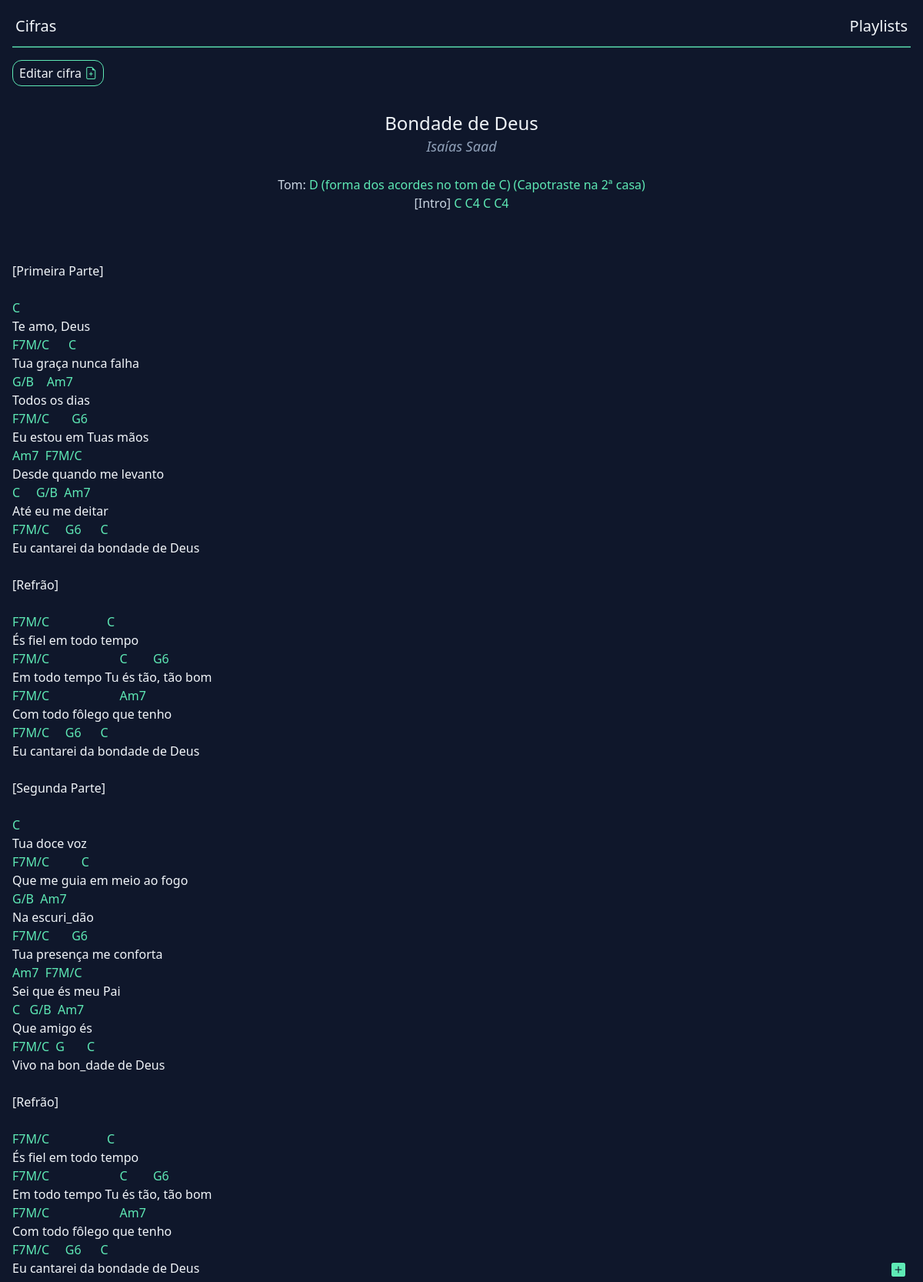
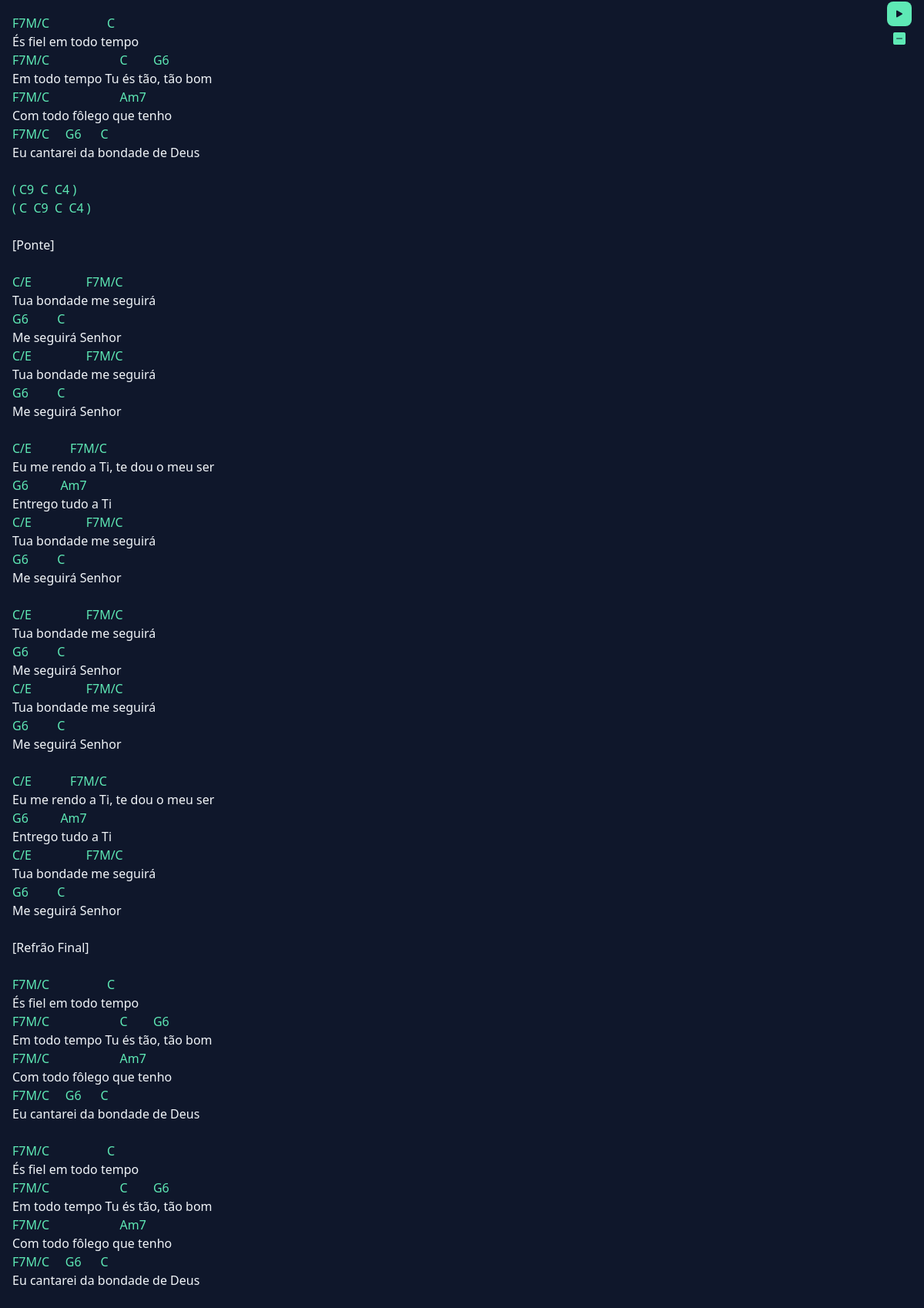
Screenshot of /chord?id=4 with the database file from the repository (2 pictures, top to bottom).
### tables this page shows
CREATE TABLE "chords"(
	id integer primary key,
  "chord_name" varchar(255),
  "artist" varchar(255),
  "tone" varchar(1),
  intro varchar(10),
  "chord" text
);

### helpers.php (called while the page is built, shortened)
<?php
function view($view, $data = [])
{
    require "views/template/app.php";
}

### controllers/chord.controller.php (called while the page is built)
<?php
$id = $_REQUEST['id'];
$chord = $database
    ->query(
        "select * from chords where id = :id",
        Chord::class,
        ['id' => $id]
    )
    ->fetch();
view('chord', ['chord' => $chord]);

### routes.php (called while the page is built, shortened)
<?php
$controller = str_replace('/', '', parse_url($_SERVER['REQUEST_URI'])['path']);
require "controllers/{$controller}.controller.php";

### index.php (called while the page is built, shortened)
<?php
require "database.php";
require "helpers.php";
require "routes.php";

### database.php (called while the page is built, shortened)
<?php
class Database
{
    private $db;
    public function __construct()
    {
        $this->db = new PDO("sqlite:database.sqlite");
    }
    public function query(string $query, $class = null, array $params = [])
    {
        $prepare = $this->db->prepare($query);
        if ($class) {
            $prepare->setFetchMode(PDO::FETCH_CLASS, $class);
        }
        $prepare->execute($params);
        return $prepare;
    }
}
$database = new Database();

### views/chord.view.php (the view)
<div class="flex ml-4">
    <div class="group flex mt-4">
        <a
            href="/update-chord?id=<?= $chord->id ?>"
            class="border-1 border-emerald-300 group-active:border-cyan-300 px-2 py-1 rounded-xl">
            Editar cifra
            <i class="bi bi-file-earmark-plus text-emerald-300 group-active:text-cyan-300"></i>
        </a>
    </div>
</div>
<div class="flex flex-col mt-4">
    <div class="flex flex-col mx-auto justify-center items-center">
        <h1 class="text-2xl text-slate-100"><?= $chord->chord_name ?></h1>
        <h2 class="text-lg text-slate-400 italic"><?= $chord->artist ?></h2>
        <p class="text-md text-slate-300"><?= $chord->tone ?></p>
        <p class="text-md text-slate-300"><?= $chord->intro ?></p>
    </div>
    <div class="ml-4 mt-4 whitespace-pre leading-normal">
        <?php echo $chord->chord ?>
    </div>
</div>
<div class="fixed right-4 top-1/2 transform -translate-y-1/2 flex flex-col items-center z-10">
    <button
        id="speed-up"
        class=" text-emerald-300 p-1 rounded-lg flex items-center"
        data-speed="10">
        <i class="bi bi-plus-square-fill text-lg"></i>
    </button>
    <button id="toggle-scroll" class="bg-emerald-300 text-slate-900 px-2 py-1 rounded-lg flex items-center">
        <i class="bi bi-play-fill"></i>
    </button>
    <button
        id="speed-down"
        class="text-emerald-300 p-1 rounded-lg flex items-center"
        data-speed="10">
        <i class="bi bi-dash-square-fill"></i>
    </button>
</div>

### rows the page displays
chords: chord_name "Bondade de Deus", artist "Isaías Saad", tone "Tom: D (forma dos acordes no tom de C) (Capotraste na 2ª casa)", intro "[Intro] C C4 C C4", chord "[Primeira Parte] C Te amo, Deus F7M/C C Tua graça nunca falha G/B Am7 Todos os dias F7M/C G6 Eu estou em Tuas mãos Am7 F7M/C Desde quando me levanto C G/B Am7 Até eu me deitar F7M/C G6 C Eu cantarei da bondade de Deus [Refrão] F7M/C C És fiel em todo tempo F7M/C C G6 Em todo tempo Tu és tão, tão bom F7M/C Am7 Com todo fôlego que tenho F7M/C G6 C Eu cantarei da bondade de Deus [Segunda Parte] C Tua doce voz F7M/C C Que me guia em meio ao fogo G/B Am7 Na escuri_dão F7M/C G6 Tua presença me conforta Am7 F7M/C Sei que és meu Pai C G/B Am7 Que amigo és F7M/C G C Vivo na bon_dade de Deus [Refrão] F7M/C C És fiel em todo tempo F7M/C C G6 Em todo tempo Tu és tão, tão bom F7M/C Am7 Com todo fôlego…"
